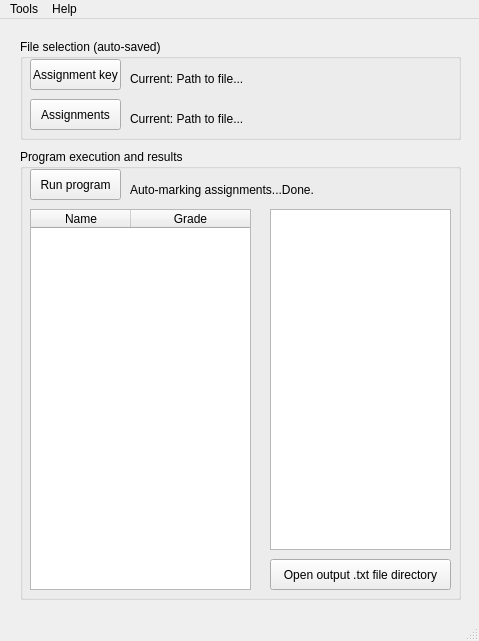
<?xml version="1.0" encoding="UTF-8"?>
<ui version="4.0">
 <class>MainWindow</class>
 <widget class="QMainWindow" name="MainWindow">
  <property name="geometry">
   <rect>
    <x>0</x>
    <y>0</y>
    <width>479</width>
    <height>641</height>
   </rect>
  </property>
  <property name="windowTitle">
   <string>MainWindow</string>
  </property>
  <widget class="QWidget" name="centralwidget">
   <widget class="QGroupBox" name="groupBox1">
    <property name="geometry">
     <rect>
      <x>20</x>
      <y>20</y>
      <width>441</width>
      <height>101</height>
     </rect>
    </property>
    <property name="title">
     <string>File selection (auto-saved)</string>
    </property>
    <widget class="QPushButton" name="button1">
     <property name="geometry">
      <rect>
       <x>10</x>
       <y>20</y>
       <width>91</width>
       <height>31</height>
      </rect>
     </property>
     <property name="statusTip">
      <string>Select the desired assignment key .txt file.</string>
     </property>
     <property name="text">
      <string>Assignment key</string>
     </property>
    </widget>
    <widget class="QLabel" name="label1">
     <property name="geometry">
      <rect>
       <x>110</x>
       <y>30</y>
       <width>321</width>
       <height>21</height>
      </rect>
     </property>
     <property name="cursor">
      <cursorShape>IBeamCursor</cursorShape>
     </property>
     <property name="text">
      <string>Current: Path to file...</string>
     </property>
     <property name="textInteractionFlags">
      <set>Qt::LinksAccessibleByMouse|Qt::TextSelectableByMouse</set>
     </property>
    </widget>
    <widget class="QPushButton" name="button2">
     <property name="geometry">
      <rect>
       <x>10</x>
       <y>60</y>
       <width>91</width>
       <height>31</height>
      </rect>
     </property>
     <property name="statusTip">
      <string>Select the .zip assignment(s) that require marking.</string>
     </property>
     <property name="text">
      <string>Assignments</string>
     </property>
    </widget>
    <widget class="QLabel" name="label2">
     <property name="geometry">
      <rect>
       <x>110</x>
       <y>70</y>
       <width>321</width>
       <height>21</height>
      </rect>
     </property>
     <property name="cursor">
      <cursorShape>IBeamCursor</cursorShape>
     </property>
     <property name="text">
      <string>Current: Path to file...</string>
     </property>
     <property name="textInteractionFlags">
      <set>Qt::LinksAccessibleByMouse|Qt::TextSelectableByMouse</set>
     </property>
    </widget>
   </widget>
   <widget class="QGroupBox" name="groupBox2">
    <property name="geometry">
     <rect>
      <x>20</x>
      <y>130</y>
      <width>441</width>
      <height>451</height>
     </rect>
    </property>
    <property name="title">
     <string>Program execution and results</string>
    </property>
    <widget class="QTableWidget" name="table1">
     <property name="geometry">
      <rect>
       <x>10</x>
       <y>60</y>
       <width>221</width>
       <height>381</height>
      </rect>
     </property>
     <property name="sizePolicy">
      <sizepolicy hsizetype="Preferred" vsizetype="Preferred">
       <horstretch>0</horstretch>
       <verstretch>0</verstretch>
      </sizepolicy>
     </property>
     <property name="lineWidth">
      <number>1</number>
     </property>
     <property name="sizeAdjustPolicy">
      <enum>QAbstractScrollArea::AdjustIgnored</enum>
     </property>
     <property name="editTriggers">
      <set>QAbstractItemView::NoEditTriggers</set>
     </property>
     <property name="dragDropOverwriteMode">
      <bool>false</bool>
     </property>
     <property name="selectionMode">
      <enum>QAbstractItemView::NoSelection</enum>
     </property>
     <property name="sortingEnabled">
      <bool>true</bool>
     </property>
     <attribute name="horizontalHeaderVisible">
      <bool>true</bool>
     </attribute>
     <attribute name="horizontalHeaderCascadingSectionResizes">
      <bool>false</bool>
     </attribute>
     <attribute name="horizontalHeaderStretchLastSection">
      <bool>true</bool>
     </attribute>
     <attribute name="verticalHeaderVisible">
      <bool>true</bool>
     </attribute>
     <attribute name="verticalHeaderCascadingSectionResizes">
      <bool>false</bool>
     </attribute>
     <attribute name="verticalHeaderHighlightSections">
      <bool>true</bool>
     </attribute>
     <attribute name="verticalHeaderShowSortIndicator" stdset="0">
      <bool>false</bool>
     </attribute>
     <attribute name="verticalHeaderStretchLastSection">
      <bool>false</bool>
     </attribute>
     <column>
      <property name="text">
       <string>Name</string>
      </property>
     </column>
     <column>
      <property name="text">
       <string>Grade</string>
      </property>
     </column>
    </widget>
    <widget class="QListWidget" name="list1">
     <property name="geometry">
      <rect>
       <x>250</x>
       <y>60</y>
       <width>181</width>
       <height>341</height>
      </rect>
     </property>
     <property name="selectionMode">
      <enum>QAbstractItemView::ExtendedSelection</enum>
     </property>
    </widget>
    <widget class="QPushButton" name="button4">
     <property name="geometry">
      <rect>
       <x>250</x>
       <y>410</y>
       <width>181</width>
       <height>31</height>
      </rect>
     </property>
     <property name="statusTip">
      <string>Choose which .txt file(s) you wish to review.</string>
     </property>
     <property name="text">
      <string>Open output .txt file directory</string>
     </property>
    </widget>
    <widget class="QPushButton" name="button3">
     <property name="geometry">
      <rect>
       <x>10</x>
       <y>20</y>
       <width>91</width>
       <height>31</height>
      </rect>
     </property>
     <property name="statusTip">
      <string>Initiates the auto-marking process.</string>
     </property>
     <property name="text">
      <string>Run program</string>
     </property>
    </widget>
    <widget class="QLabel" name="label3">
     <property name="geometry">
      <rect>
       <x>110</x>
       <y>30</y>
       <width>321</width>
       <height>21</height>
      </rect>
     </property>
     <property name="text">
      <string>Auto-marking assignments...Done.</string>
     </property>
    </widget>
   </widget>
  </widget>
  <widget class="QMenuBar" name="menubar">
   <property name="geometry">
    <rect>
     <x>0</x>
     <y>0</y>
     <width>479</width>
     <height>21</height>
    </rect>
   </property>
   <widget class="QMenu" name="menuHelp">
    <property name="title">
     <string>Help</string>
    </property>
    <addaction name="actionDocumentation_PDF"/>
   </widget>
   <widget class="QMenu" name="menuTools">
    <property name="title">
     <string>Tools</string>
    </property>
    <addaction name="actionMoodle"/>
    <addaction name="separator"/>
    <addaction name="actionClear"/>
    <addaction name="actionReset"/>
   </widget>
   <addaction name="menuTools"/>
   <addaction name="menuHelp"/>
  </widget>
  <widget class="QStatusBar" name="statusbar"/>
  <action name="actionDocumentation_PDF">
   <property name="text">
    <string>Documentation (PDF)</string>
   </property>
  </action>
  <action name="actionMoodle">
   <property name="text">
    <string>Process Moodle zip</string>
   </property>
   <property name="statusTip">
    <string/>
   </property>
  </action>
  <action name="actionClear">
   <property name="text">
    <string>Clear results</string>
   </property>
  </action>
  <action name="actionReset">
   <property name="text">
    <string>Reset all</string>
   </property>
  </action>
 </widget>
 <resources/>
 <connections/>
</ui>
